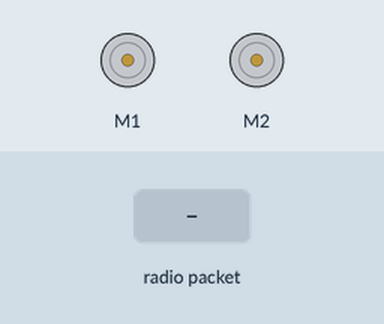
Simulated run of this sketch. Board: Arduino Leonardo, built with avr-gcc and run on an emulated ATmega32U4. Shown: 2 × DC motor (green arrow = forward, orange = backward, longer = faster). The inputs (shaded band) are chosen by the test bench. No radio packets arrive unless stated.

Above: at 1.2 s.
1.3 s: radio packet "1" arrives
2.8 s: radio packet "200" arrives
At 3.9 s:
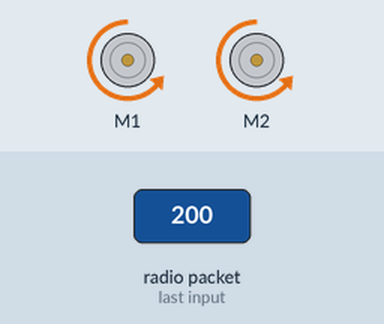
4.3 s: radio packet "0" arrives
At 5.1 s:
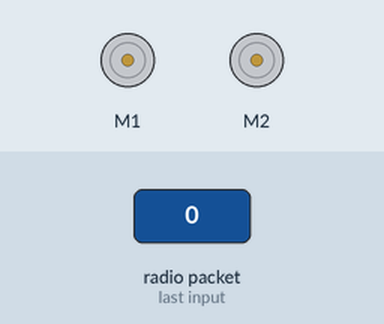
Timing chart, 0 to 7.3 s (numbered marks = the images above; inputs shaded):
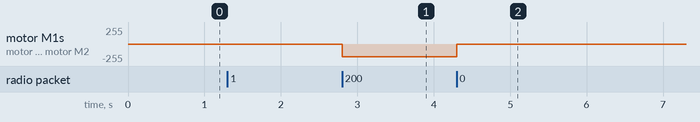

Measured:
- after the input at 2.8 s, motor M1, motor M2: stopped → backward 191/255 at once
- after the input at 4.3 s, motor M1, motor M2: backward 191/255 → stopped at once

The sketch:

zumo_receiver_test.ino
```cpp
/* This example drives each motor on the Zumo forward, then
backward.  The yellow user LED is on when a motor should be
running forward and off when a motor should be running backward.
If a motor on your Zumo has been flipped, you can correct its
direction by uncommenting the call to flipLeftMotor() or
flipRightMotor() in the setup() function. */


#include <SPI.h>
#include <nRF24L01.h>
#include <RF24.h>
#include <Wire.h>
#include <Zumo32U4.h>

RF24 radio(13, 17); // CE, CSN

const byte address[6] = "00001";
Zumo32U4Motors motors;
//Zumo32U4ButtonA buttonA;

void setup()
{
//  Serial.begin(9600);
  radio.begin();
  radio.openReadingPipe(0, address);
  radio.setPALevel(RF24_PA_MIN);
  radio.startListening();
//  Serial.println("receiver starting...");
}

void loop()
{

  if (radio.available()) {
    char text[32] = "";
    radio.read(&text, sizeof(text));
    int x = text[0]-48; // converts char to int
    int y = text[1]-48;// converts char to int
    int speed = 300;
    int motorLeft = 0;
    int motorRight = 0;
    if (x == 1 && y == 0){
      motorLeft = speed;
      motorRight = speed;
    }
    else if (x == 2 && y == 0){
      motorLeft = -speed;
      motorRight = -speed;
    }
    else if (x == 0 && y == 1){
      motorLeft = speed/1.5;
      motorRight = -speed/1.5;
    }
    else if (x == 0 && y == 2){
      motorLeft = -speed/1.5;
      motorRight = speed/1.5;
    }
    else if (x == 1 && y == 1){
      motorLeft = speed;
      motorRight = speed-(speed/4);
    }
    else if (x == 1 && y == 2){
      motorLeft =  speed-(speed/4);
      motorRight = speed;
    }
    else if (x == 2 && y == 2){
      motorLeft =  -(speed-(speed/4));
      motorRight = -speed;
    }
    else if (x == 2 && y == 1){
      motorLeft =  -speed;
      motorRight = -(speed-(speed/4));
    }
//    Serial.print(motorLeft);
//    Serial.print(" ");
//    Serial.println(motorRight);
    motors.setLeftSpeed(motorLeft);
    motors.setRightSpeed(motorRight);
    delay(100);
  }
}
```
